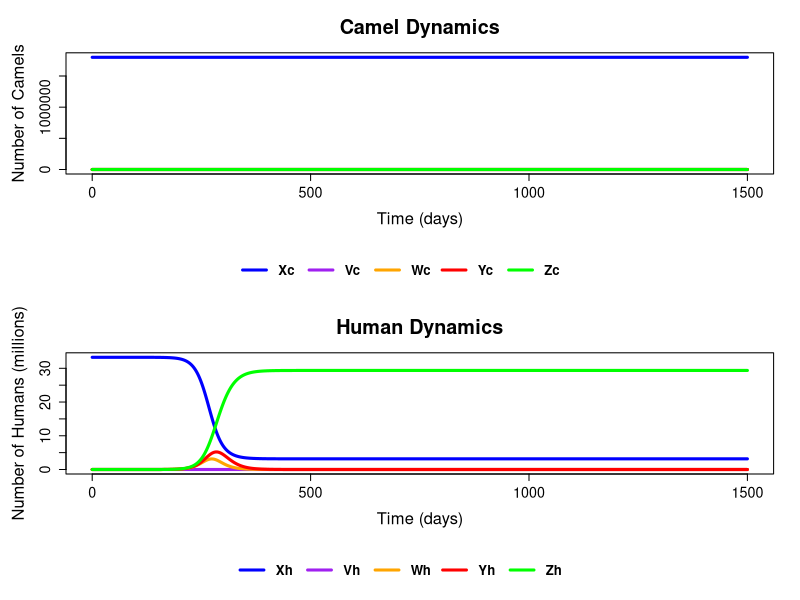
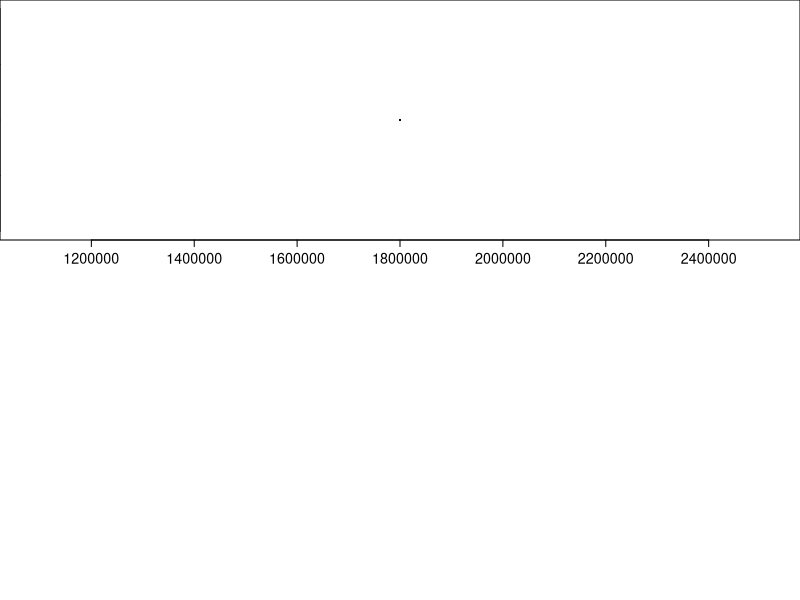

R code for these plots, in order:
#MERS-CoV2 Model 
#-------------
#Vaccination Combinations
vaccination_rates <- seq(0, 100, by = 20)

#Proportions of Vaccination possible combinations
combination_matrix <- outer(
  vaccination_rates,
  vaccination_rates,
  FUN = function(h, c) paste0(h, "%-", c, "%")
)

# Add row and column names for clarity
rownames(combination_matrix) <- paste0("Human_", vaccination_rates, "%")
colnames(combination_matrix) <- paste0("Camel_", vaccination_rates, "%")

# Print matrix
print(combination_matrix)
#------------------------

library(deSolve)
########################################################################

#Ordinary differential Equations
sveir <- function(Time, State, pars){
  with(as.list(c(State,pars)),{
    Nc <- Xc + Vc + Wc + Yc + Zc  # Total camel population
    dXc <- - 1 * betacc * Xc * Yc/Nc + omegac * Vc 
    dVc <- -omegac * Vc 
    dWc <- betacc * Xc * Yc / Nc - sigmac * Wc
    dYc <- sigmac * Wc - gammac * Yc
    dZc <- gammac * Yc 
    Nh <- Xh + Vh + Wh + Yh + Zh  # Total camel population
    dXh <- - 1 * betahh * Xh * Yh/Nh + omegah * Vh 
    dVh <- -omegah * Vh 
    dWh <- betahh * Xh * Yh / Nh + betahc * Xh * Yc / Nc - sigmah * Wh
    dYh <- sigmah * Wh - gammah * Yh - muh * Yh
    dZh <- gammah * Yh 
    return(list(c(dXc, dVc, dWc, dYc, dZc, dXh, dVh, dWh, dYh, dZh)))
  })
}

#Parameters 
pars <- c(betacc = 0.2, #beta = transmission rate
                 omegac = 0,
                 sigmac = 0.1429, # Latent period for camels 7 days
                 gammac = 0.0047, #gamma = recovery rate
          betahh = 0.2, #beta = transmission rate
          betahc = 0.2226,
          omegah = 0,
          sigmah = 0.1429, # Latent period for humans 7 days
          gammah = 0.0759, #gamma = recovery rate
          muh = 0.0019 # case fatality rate for humans 
)

#initial values for camels
N0c = 1800000 #population size for camels
pc <- 0
V0c = pc * N0c #initial fraction vaccinated for camels
Y0c = 0 #initial fraction infected for camels
Z0c = 0 #initial fraction recovered for camels
W0c = 0 #initial fraction latent for camels
X0c = (1-pc) * N0c - Y0c - W0c - Z0c

#initial values for humans
N0h = 33260000 #population size for humans
ph <- 0
V0h = ph * N0h #initial fraction vaccinated for humans
Y0h = 1 #initial fraction infected for humans
Z0h = 0 #initial fraction recovered for humans
W0h = 0 #initial fraction latent for humans
X0h = (1-ph) * N0h - Y0h - W0h - Z0h
init <- c(Xc = X0c,Vc = V0c,Wc = W0c, Yc = Y0c, Zc = Z0c, Xh = X0h,Vh = V0h,Wh = W0h, Yh = Y0h, Zh = Z0h)

#Data storage time
dt = 0.5#timestep for storing data
sim_duration = 1500 #length of the simulation
times <- seq(0, sim_duration, by = dt)

#Solve the ordinary differential equations
ode.out <- ode(init, times, sveir,pars)

# Set up a 2x1 layout with extra space for legend
layout(matrix(c(1, 2, 3, 4), nrow = 4), heights = c(4, 1, 4, 1))

# Increase margins and font
par(mar = c(5, 5, 4, 2), cex.lab = 1.5, cex.axis = 1.3, cex.main = 1.8)

## --- Camel Dynamics Plot ---
plot(ode.out[, 1], ode.out[, 2], type = "l", col = "blue", lwd = 3,
     ylim = c(0, N0c),
     xlab = "Time (days)", ylab = "Number of Camels",
     main = "Camel Dynamics")
lines(ode.out[, 1], ode.out[, 3], col = "purple", lwd = 3)
lines(ode.out[, 1], ode.out[, 4], col = "orange", lwd = 3)
lines(ode.out[, 1], ode.out[, 5], col = "red", lwd = 3)
lines(ode.out[, 1], ode.out[, 6], col = "green", lwd = 3)

## --- Camel Legend (in its own space) ---
par(mar = c(0, 0, 0, 0))  # remove margins for legend
plot.new()
legend("center", legend = c("Xc", "Vc", "Wc", "Yc", "Zc"),
       col = c("blue", "purple", "orange", "red", "green"),
       lwd = 3, horiz = TRUE, cex = 1.2, bty = "n", text.font = 2)

## --- Human Dynamics Plot ---
par(mar = c(5, 5, 4, 2))  # reset margins
plot(ode.out[, 1], ode.out[, 7] / 1e6, type = "l", col = "blue", lwd = 3,
     ylim = c(0, N0h / 1e6),
     xlab = "Time (days)", ylab = "Number of Humans (millions)",
     main = "Human Dynamics")
lines(ode.out[, 1], ode.out[, 8] / 1e6, col = "purple", lwd = 3)
lines(ode.out[, 1], ode.out[, 9] / 1e6, col = "orange", lwd = 3)
lines(ode.out[, 1], ode.out[, 10] / 1e6, col = "red", lwd = 3)
lines(ode.out[, 1], ode.out[, 11] / 1e6, col = "green", lwd = 3)

## --- Human Legend (own space) ---
par(mar = c(0, 0, 0, 0))
plot.new()
legend("center", legend = c("Xh", "Vh", "Wh", "Yh", "Zh"),
       col = c("blue", "purple", "orange", "red", "green"),
       lwd = 3, horiz = TRUE, cex = 1.2, bty = "n", text.font = 2)


#plot X against Y
plot(x = ode.out[,2], y = ode.out[,3], type = "l", xlab ="X", ylab ="Y")
s <- seq(length(ode.out[,2])-1)
arrows(x0 = ode.out[s,2], y0 = ode.out[s,3], x1 = ode.out[s + 1,2], y1 =
         ode.out[s + 1 ,3],length = .075)
